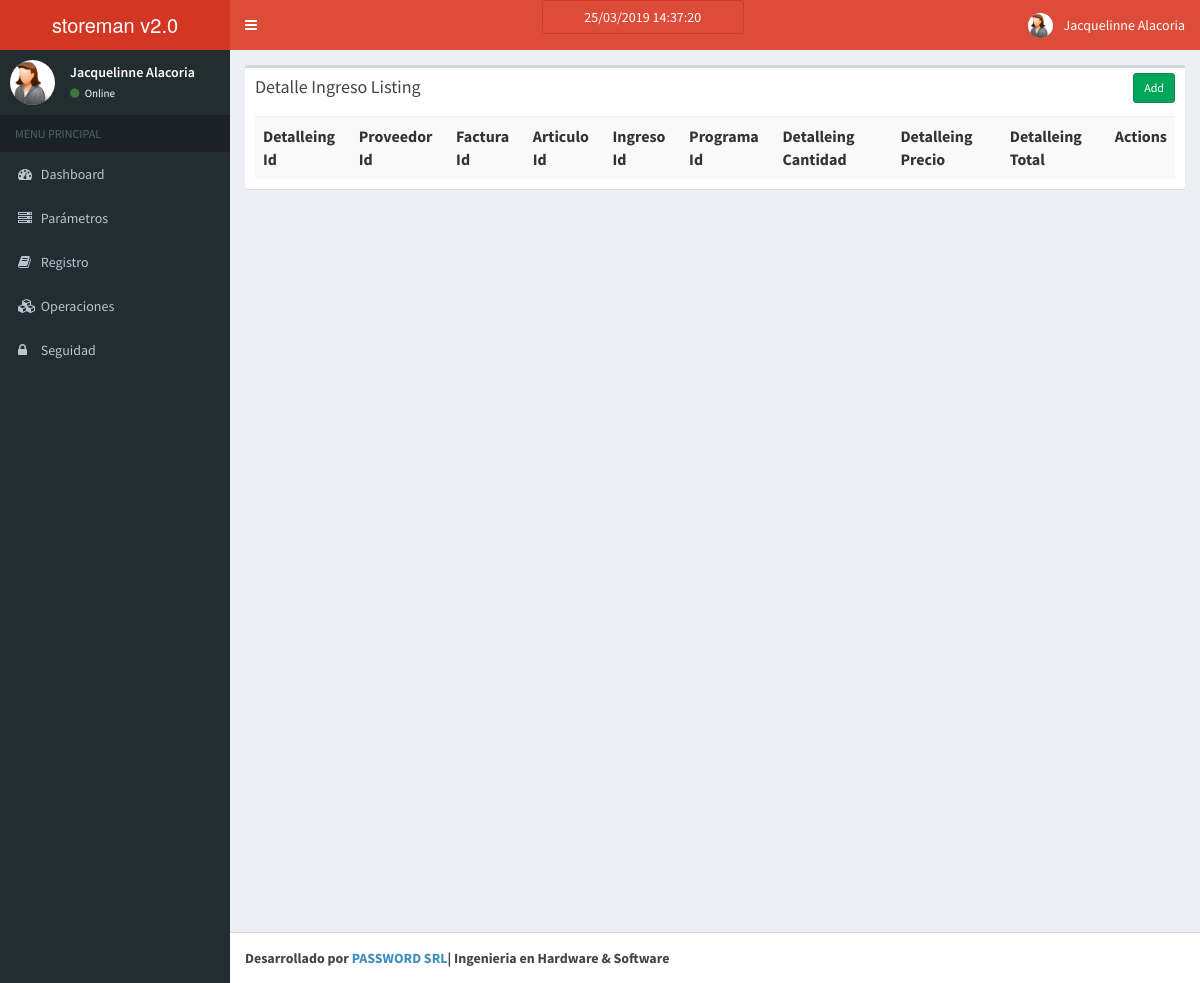
Page /index.php/detalle_ingreso on the earlier database version.
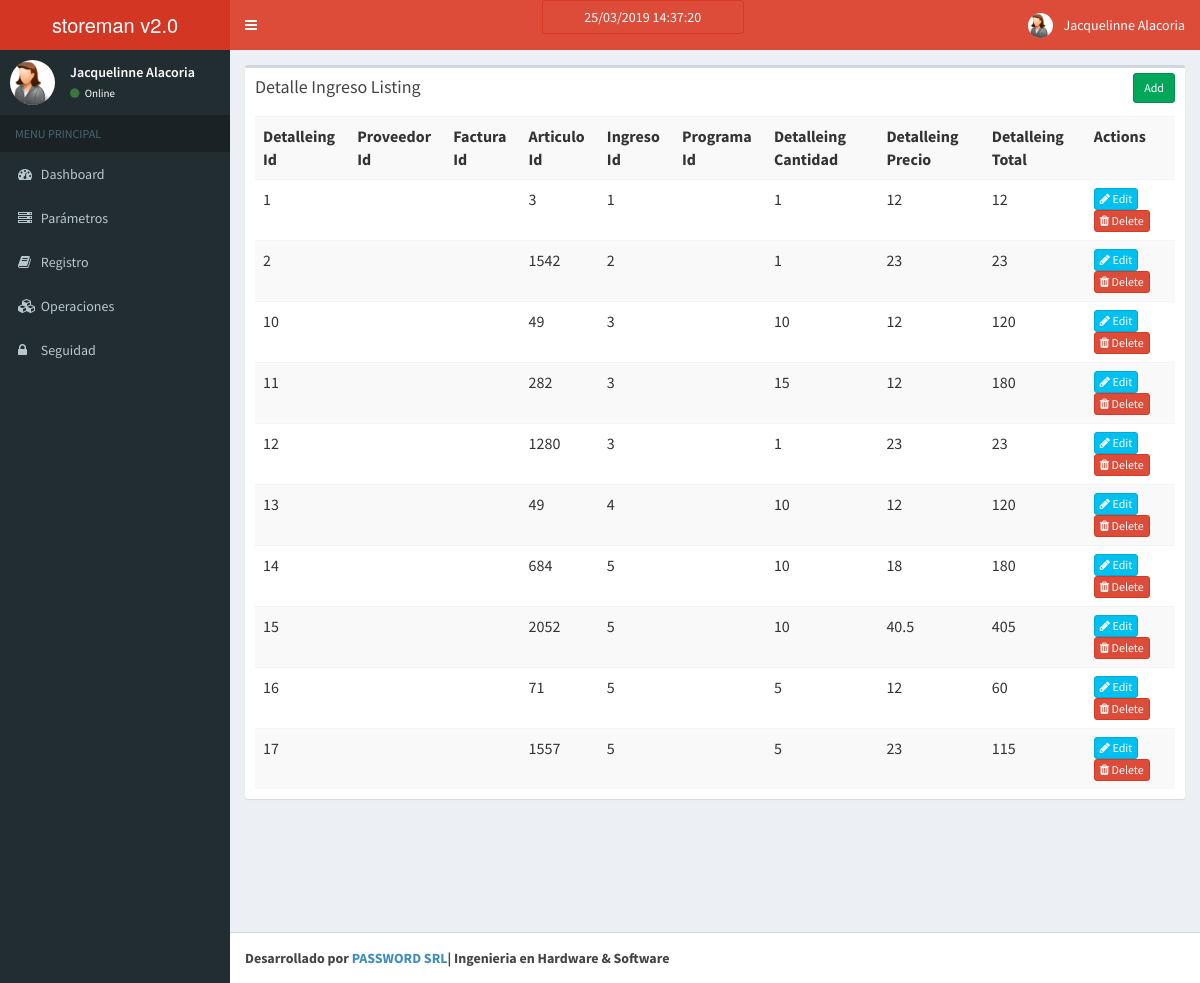
Same page on the later database version.
### tables this page shows
CREATE TABLE `detalle_ingreso` (
  `detalleing_id` int(11) NOT NULL AUTO_INCREMENT,
  `articulo_id` int(11) DEFAULT NULL,
  `ingreso_id` int(11) DEFAULT NULL,
  `detalleing_cantidad` float DEFAULT NULL,
  `detalleing_precio` float DEFAULT NULL,
  `detalleing_total` float DEFAULT NULL,
  `detalleing_salida` float DEFAULT NULL,
  `detalleing_saldo` float DEFAULT NULL,
  `factura_numero` float DEFAULT NULL,
  PRIMARY KEY (`detalleing_id`),
  UNIQUE KEY `detalleing_id` (`detalleing_id`)
);

### application/controllers/Detalle_ingreso.php (called while the page is built, shortened)
<?php
class Detalle_ingreso extends CI_Controller{
    function __construct()
    {
        $this->load->model('Detalle_ingreso_model');
    }
    function index()
    {
        $data['detalle_ingreso'] = $this->Detalle_ingreso_model->get_all_detalle_ingreso();
        $data['_view'] = 'detalle_ingreso/index';
        $this->load->view('layouts/main',$data);
    }
}

### index.php (called while the page is built, shortened)
<?php
require_once BASEPATH.'core/CodeIgniter.php';

### application/models/Detalle_ingreso_model.php (called while the page is built, shortened)
<?php
class Detalle_ingreso_model extends CI_Model
{
    function get_all_detalle_ingreso()
    {
        $detalle_ingreso = $this->db->query("
            SELECT
                *
            FROM
                `detalle_ingreso`
            WHERE
                1 = 1
            ORDER BY `detalleing_id`
        ")->result_array();
        return $detalle_ingreso;
    }
}

### application/views/detalle_ingreso/index.php (the view)
<div class="row">
    <div class="col-md-12">
        <div class="box">
            <div class="box-header">
                <h3 class="box-title">Detalle Ingreso Listing</h3>
            	<div class="box-tools">
                    <a href="<?php echo site_url('detalle_ingreso/add'); ?>" class="btn btn-success btn-sm">Add</a>
                </div>
            </div>
            <div class="box-body">
                <table class="table table-striped">
                    <tr>
						<th>Detalleing Id</th>
						<th>Proveedor Id</th>
						<th>Factura Id</th>
						<th>Articulo Id</th>
						<th>Ingreso Id</th>
						<th>Programa Id</th>
						<th>Detalleing Cantidad</th>
						<th>Detalleing Precio</th>
						<th>Detalleing Total</th>
						<th>Actions</th>
                    </tr>
                    <?php foreach($detalle_ingreso as $d){ ?>
                    <tr>
						<td><?php echo $d['detalleing_id']; ?></td>
						<td><?php echo $d['proveedor_id']; ?></td>
						<td><?php echo $d['factura_id']; ?></td>
						<td><?php echo $d['articulo_id']; ?></td>
						<td><?php echo $d['ingreso_id']; ?></td>
						<td><?php echo $d['programa_id']; ?></td>
						<td><?php echo $d['detalleing_cantidad']; ?></td>
						<td><?php echo $d['detalleing_precio']; ?></td>
						<td><?php echo $d['detalleing_total']; ?></td>
						<td>
                            <a href="<?php echo site_url('detalle_ingreso/edit/'.$d['detalleing_id']); ?>" class="btn btn-info btn-xs"><span class="fa fa-pencil"></span> Edit</a>
                            <a href="<?php echo site_url('detalle_ingreso/remove/'.$d['detalleing_id']); ?>" class="btn btn-danger btn-xs"><span class="fa fa-trash"></span> Delete</a>
                        </td>
                    </tr>
                    <?php } ?>
                </table>
            </div>
        </div>
    </div>
</div>

Differences in the rows shown:
added detalle_ingreso: detalleing_id "1", articulo "3", ingreso "1", detalleing_cantidad "1", detalleing_precio "12", detalleing_total "12"
added detalle_ingreso: detalleing_id "2", articulo "1542", ingreso "2", detalleing_cantidad "1", detalleing_precio "23", detalleing_total "23"
added detalle_ingreso: detalleing_id "10", articulo "49", ingreso "3", detalleing_cantidad "10", detalleing_precio "12", detalleing_total "120"
added detalle_ingreso: detalleing_id "11", articulo "282", ingreso "3", detalleing_cantidad "15", detalleing_precio "12", detalleing_total "180"
added detalle_ingreso: detalleing_id "12", articulo "1280", ingreso "3", detalleing_cantidad "1", detalleing_precio "23", detalleing_total "23"
added detalle_ingreso: detalleing_id "13", articulo "49", ingreso "4", detalleing_cantidad "10", detalleing_precio "12", detalleing_total "120"
added detalle_ingreso: detalleing_id "14", articulo "684", ingreso "5", detalleing_cantidad "10", detalleing_precio "18", detalleing_total "180"
added detalle_ingreso: detalleing_id "15", articulo "2052", ingreso "5", detalleing_cantidad "10", detalleing_precio "40.5", detalleing_total "405"
added detalle_ingreso: detalleing_id "16", articulo "71", ingreso "5", detalleing_cantidad "5", detalleing_precio "12", detalleing_total "60"
added detalle_ingreso: detalleing_id "17", articulo "1557", ingreso "5", detalleing_cantidad "5", detalleing_precio "23", detalleing_total "115"
